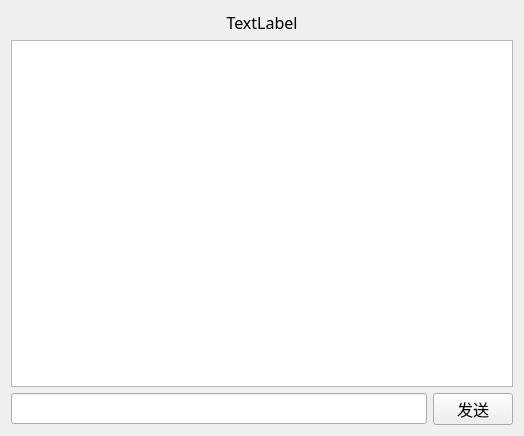
<?xml version="1.0" encoding="UTF-8"?>
<ui version="4.0">
 <class>privateChat</class>
 <widget class="QWidget" name="privateChat">
  <property name="geometry">
   <rect>
    <x>0</x>
    <y>0</y>
    <width>524</width>
    <height>436</height>
   </rect>
  </property>
  <property name="windowTitle">
   <string>Form</string>
  </property>
  <layout class="QVBoxLayout" name="verticalLayout_2">
   <item>
    <widget class="QLabel" name="usernameLabel">
     <property name="font">
      <font>
       <family>微软雅黑</family>
       <pointsize>12</pointsize>
      </font>
     </property>
     <property name="text">
      <string>TextLabel</string>
     </property>
     <property name="alignment">
      <set>Qt::AlignCenter</set>
     </property>
    </widget>
   </item>
   <item>
    <layout class="QVBoxLayout" name="verticalLayout">
     <item>
      <widget class="QTextEdit" name="recordTextEdit">
       <property name="font">
        <font>
         <family>微软雅黑</family>
         <pointsize>12</pointsize>
        </font>
       </property>
       <property name="readOnly">
        <bool>true</bool>
       </property>
      </widget>
     </item>
     <item>
      <layout class="QHBoxLayout" name="horizontalLayout">
       <item>
        <widget class="QLineEdit" name="msgLineEdit">
         <property name="font">
          <font>
           <family>微软雅黑</family>
           <pointsize>12</pointsize>
          </font>
         </property>
        </widget>
       </item>
       <item>
        <widget class="QPushButton" name="sendPushButton">
         <property name="font">
          <font>
           <family>AniMe Vision - MB_EN</family>
           <pointsize>12</pointsize>
          </font>
         </property>
         <property name="text">
          <string>发送</string>
         </property>
        </widget>
       </item>
      </layout>
     </item>
    </layout>
   </item>
  </layout>
 </widget>
 <resources/>
 <connections/>
</ui>
